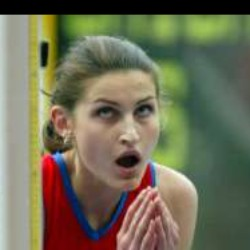
#> input picture images/0AA0A2.jpg, 250 x 250 px
$ python face_detection.py
#> lines starting #> are read from the running program, lines starting #| are printed output that depends on the picture; after the words box and inside, x2 and y2 are one past the last pixel; in counts of white or black regions, pixels touching at a corner belong together
import cv2

def detect_face(image_path):
#> called with image_path = 'images/0AA0A2.jpg'
    face_cascade = cv2.CascadeClassifier(cv2.data.haarcascades + 'haarcascade_frontalface_default.xml')

    image = cv2.imread(image_path)
#> image is the input picture: shape (250, 250, 3); mean B, G, R 86.6, 110.3, 112.7
    if image is None:
        raise ValueError("Image not found or invalid image path.")

    # Convert the image to grayscale for better detection
    gray = cv2.cvtColor(image, cv2.COLOR_BGR2GRAY)
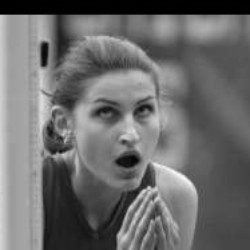
#> gray: shape (250, 250); min 0, max 251, mean 108.3

    # Detect face
    faces = face_cascade.detectMultiScale(gray, scaleFactor=1.1, minNeighbors=5, minSize=(30, 30))
#> faces = [[65, 64, 122, 122]]

    if len(faces) == 0:
        return None

    # Draw a red rectangle around the face
    x, y, w, h = faces[0]
#> x = 65; y = 64; w = 122; h = 122
    cv2.rectangle(image, (x, y), (x+w, y+h), (0, 0, 255), 2)
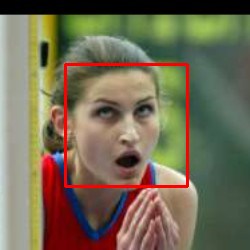
#> image: shape (250, 250, 3); 2.34% of pixels changed, all inside (x1, y1, x2, y2) = (64, 63, 189, 188)

    # Show the image with the rectangle
    cv2.imshow("Face Detection", image)
    cv2.waitKey(0)
    cv2.destroyAllWindows()

    return tuple(faces[0])

image_path = "images/0AA0A2.jpg"
face_coordinates = detect_face(image_path)
#> face_coordinates = (65, 64, 122, 122)

if face_coordinates:
    print(f"Face found at coordinates: {face_coordinates}")
#| Face found at coordinates: (65, 64, 122, 122)
else:
    print("No face detected in the image.")

$ run again, with images/14A19C.jpg copied over images/0AA0A2.jpg
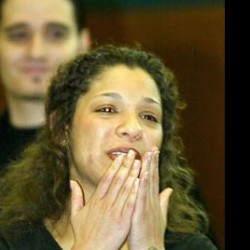
#> input picture images/14A19C.jpg, 250 x 250 px
#> in detect_face, image is the input picture: shape (250, 250, 3); mean B, G, R 54, 88.8, 103.1
#> in detect_face, `gray = cv2.cvtColor(image, cv2.COLOR_BGR2GRAY)`:
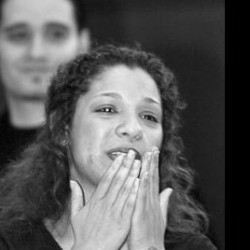
#> gray: shape (250, 250); min 0, max 245, mean 89.1
#> faces = [[70, 69, 112, 112]]
#> x = 70; y = 69; w = 112
#> in detect_face, `cv2.rectangle(image, (x, y), (x+w, y+h), (0, 0, 255), 2)`:
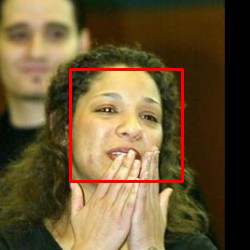
#> image: shape (250, 250, 3); 2.14% of pixels changed, all inside (x1, y1, x2, y2) = (69, 68, 184, 183)
#> face_coordinates = (70, 69, 112, 112)
#| Face found at coordinates: (70, 69, 112, 112)

$ run again, with images/27DAC4.jpg copied over images/0AA0A2.jpg
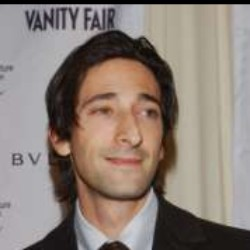
#> input picture images/27DAC4.jpg, 250 x 250 px
#> in detect_face, image is the input picture: shape (250, 250, 3); mean B, G, R 119, 127.3, 140.1
#> in detect_face, `gray = cv2.cvtColor(image, cv2.COLOR_BGR2GRAY)`:
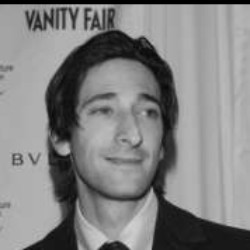
#> gray: shape (250, 250); min 0, max 214, mean 130.2
#> faces = [[68, 68, 114, 114]]
#> x = 68; w = 114
#> in detect_face, `cv2.rectangle(image, (x, y), (x+w, y+h), (0, 0, 255), 2)`:
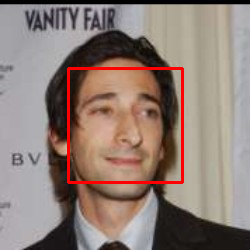
#> image: shape (250, 250, 3); 2.18% of pixels changed, all inside (x1, y1, x2, y2) = (67, 67, 184, 184)
#> face_coordinates = (68, 68, 114, 114)
#| Face found at coordinates: (68, 68, 114, 114)

$ run again, with images/2FC4FD.jpg copied over images/0AA0A2.jpg
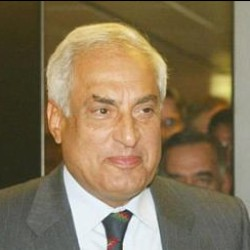
#> input picture images/2FC4FD.jpg, 250 x 250 px
#> in detect_face, image is the input picture: shape (250, 250, 3); mean B, G, R 86.2, 115.2, 132.3
#> in detect_face, `gray = cv2.cvtColor(image, cv2.COLOR_BGR2GRAY)`:
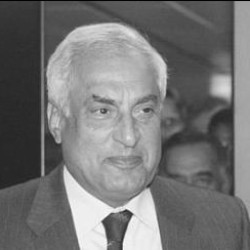
#> gray: shape (250, 250); min 1, max 251, mean 117
#> faces = [[146, 146, 85, 85], [68, 69, 113, 113], [37, 8, 131, 131]]
#> x = 146; w = 85
#> in detect_face, `cv2.rectangle(image, (x, y), (x+w, y+h), (0, 0, 255), 2)`:
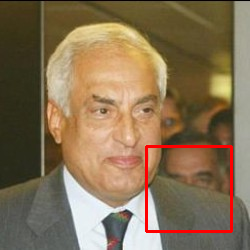
#> image: shape (250, 250, 3); 1.63% of pixels changed, all inside (x1, y1, x2, y2) = (145, 145, 233, 233)
#> face_coordinates = (146, 146, 85, 85)
#| Face found at coordinates: (146, 146, 85, 85)
